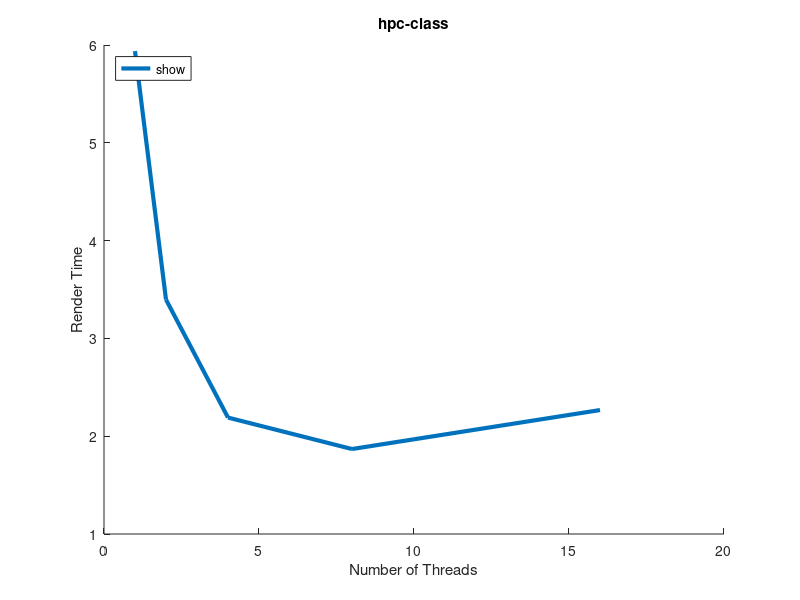

This figure's MATLAB source:
function guided1
clear all;
close all;
hold on;

x = [1 2 4 8 16];

t0 = [ 5.937296 3.396720 2.190465 1.868807 2.267183 ];
plot(x, t0, 'LineWidth', 3, 'DisplayName', 'models/ironman.obj 3840x2160');

title('hpc-class');
xlabel('Number of Threads');
ylabel('Render Time');
legend('show', 'Location', 'NorthWest');
